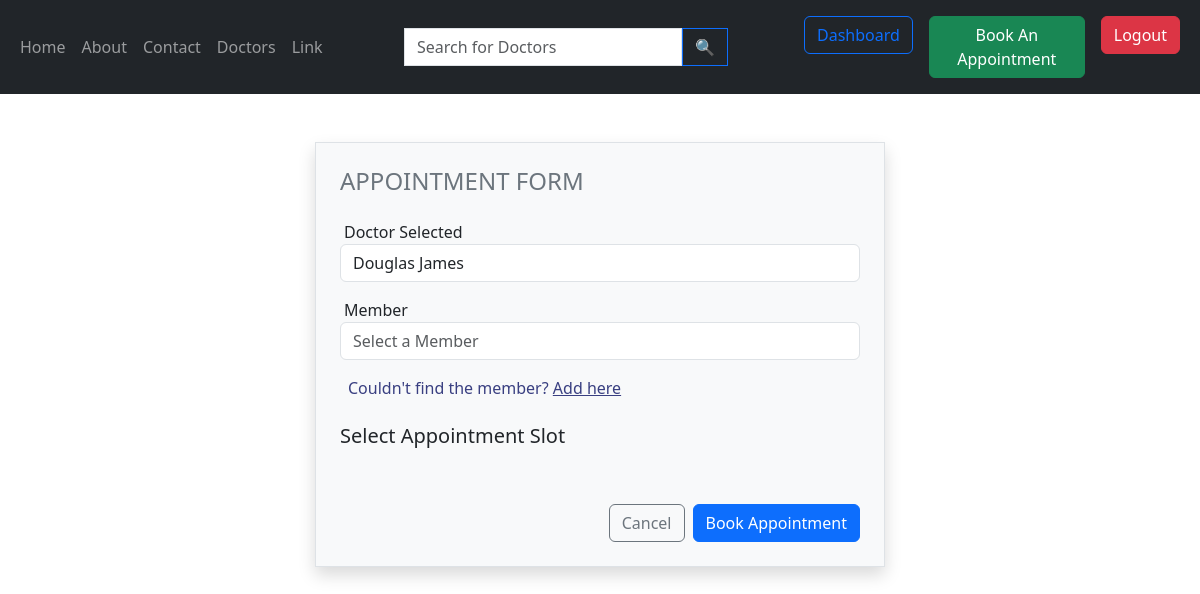
Before: /book/1/ (signed in) with the older database file.
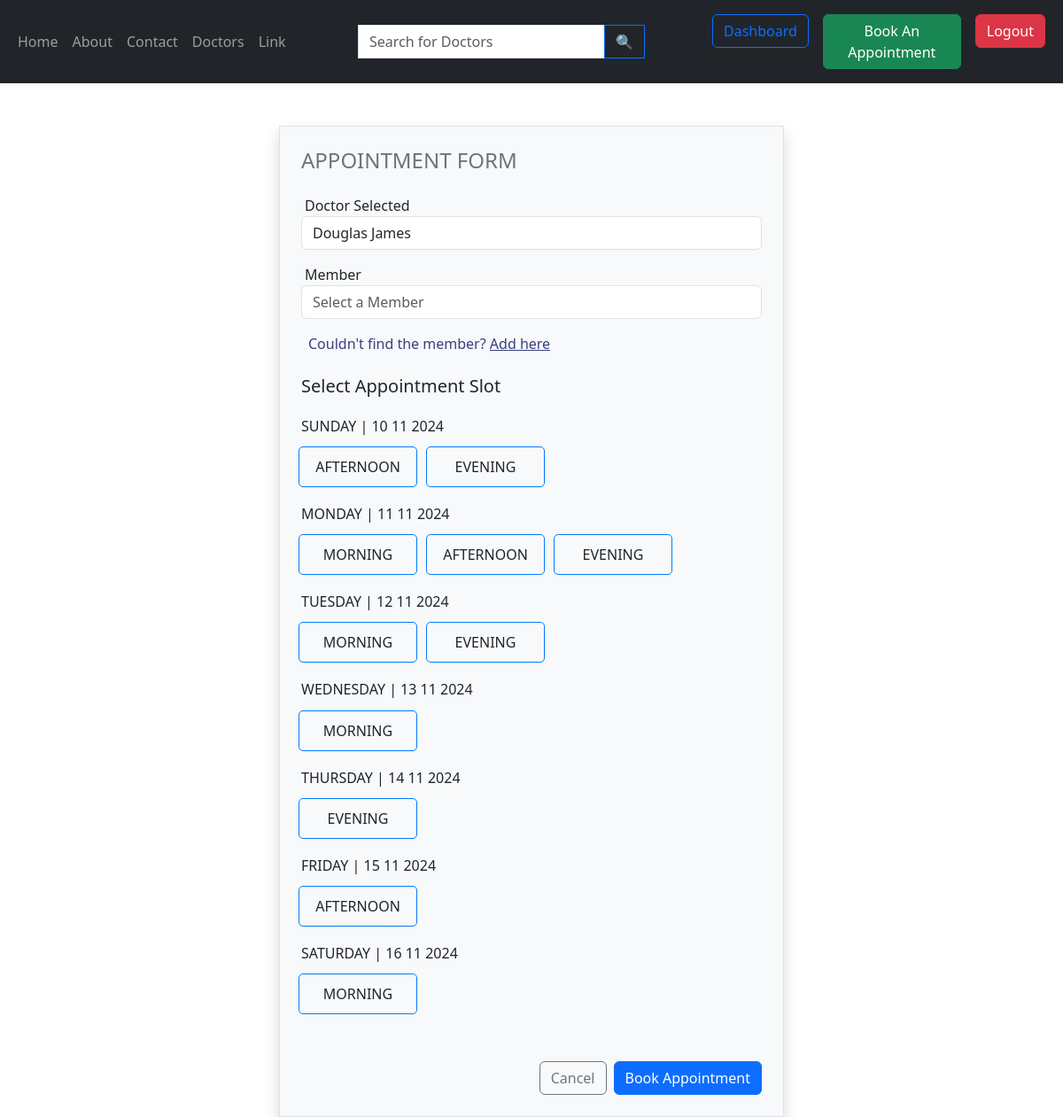
After: the same page with the newer database file.
### doctor/models.py (models this page shows, shortened)
class AppointmentSlot(models.Model):
    doctor = models.ForeignKey(Doctor, on_delete=models.CASCADE)
    day_of_week = models.CharField(
        max_length=10,
        choices=[
            ('MONDAY', 'Monday'), ('TUESDAY', 'Tuesday'), ('WEDNESDAY', 'Wednesday'),
            ('THURSDAY', 'Thursday'), ('FRIDAY', 'Friday'), ('SATURDAY', 'Saturday'), ('SUNDAY', 'Sunday')
        ]
    )
    session = models.CharField(
        max_length=10,
        choices=[
            ('MORNING', 'Morning'), ('AFTERNOON', 'Afternoon'), ('EVENING', 'Evening')
        ]
    )
    max_bookings = models.PositiveIntegerField(default=10)
    class Meta:
        unique_together = ('doctor', 'day_of_week', 'session')
        ordering = ['doctor', 'day_of_week', 'session']

### appointment/views.py (the view, shortened to what this page needs)
# urls.py: path('book/<int:doctor_id>/', book_appointment, name='book_appointment'),
def book_appointment(request, doctor_id):
    doctor= Doctor.objects.filter(id= doctor_id).first()
    availability= AppointmentSlot.objects.filter(doctor= doctor).values_list('day_of_week','session','id')
    doctor= doctor.user
    doctor= doctor.first_name+' '+doctor.last_name
    members= Patient.objects.filter(user=request.user)
    slots_assigned=tuple_formatting(availability)
    slots_assigned= order_availability(slots_assigned)
    context = {'doctor': doctor,
               'members': members,
               'doctor_id': doctor_id,
               'sorted_data': slots_assigned
              }
    return render(request, 'book_appointment.html', context)

### appointment/views.py (called while the page is built)
def order_availability(data):
    today = datetime.now().strftime('%A').upper()
    weekdays = ['MONDAY', 'TUESDAY', 'WEDNESDAY', 'THURSDAY', 'FRIDAY', 'SATURDAY', 'SUNDAY']
    tomorrow_index = (weekdays.index(today) + 1) % 7
    ordered_weekdays = weekdays[tomorrow_index:] + weekdays[:tomorrow_index]
    time_order = ['MORNING', 'AFTERNOON', 'EVENING']
    today_date= date.today()
    sorted_data = OrderedDict()
    for count, day in enumerate(ordered_weekdays):
        if day in data:
            sorted_inner = OrderedDict(sorted(data[day].items(), key=lambda x: time_order.index(x[0])))
            key= day+" | "+((today_date+timedelta(days=count+1)).strftime('%d %m %Y'))
            sorted_data[key] = sorted_inner
    return sorted_data

def tuple_formatting(list_tuple):
    result = {}
    today= date.today()
    for key, value, id in list_tuple:
        if key not in result:
            result[key] = {}
        current=Appointment.objects.filter(slot__id=id,date__gt=today).count()
        maxim=AppointmentSlot.objects.filter(id=id).first().max_bookings
        avail= current<maxim
        result[key][value]={'id':id,'available':avail}
    return result

### appointment/templates/book_appointment.html (shortened to what this page needs)
{% extends "base.html" %}
{% block start%}
<div class="container mt-5">
    <div class="row">
        <div class="col-md-6 offset-md-3 border p-4 shadow bg-light">
            <div class="col-12">
                <h3 class="fw-normal text-secondary fs-4 text-uppercase mb-4">Appointment form</h3>
            </div>
            <form method="post" action="{% url 'book_appointment' doctor_id=doctor_id %}">
                <div class="row g-3">
                    <div class="col-12">
                         <label for="selectDropdown-doctor" class="mx-1">Doctor Selected</label>
                        <input type="text" class="form-control dropdown-toggle" id="selectDropdown-doctor" name="doctor" value="{{doctor}}" aria-expanded="false" readonly></input>
                    </div>
                    <div class="col-12">
                      <label for="selectDropdown-member" class="mx-1">Member</label>
                      <input type="text" class="form-control dropdown-toggle" id="selectDropdown-member" name="member" placeholder="Select a Member" data-bs-toggle="dropdown" aria-expanded="false" readonly>
                    </div>
                    <div class="col-12">
                      <p class="ms-2 my-0" style="color: #393f81;">Couldn't find the member? <a href="{% url 'addapatient' %}?next={% url 'book_appointment' doctor_id %}"
                        style="color: #393f81;">Add here</a></p>
                    </div>
                    <div class="col-md-12">
                        <h5 class="my-2">Select Appointment Slot</h5>
                    </div>
                            {% for day, slots in sorted_data.items %}
                                <div class="col-md-12">
                                    <h6>{{ day }}</h6>
                                </div>
                                        {% for slot, details in slots.items %}
                                            <div class="time-slot col-md-3 {% if not details.available %}disabled{% endif %}"
                                            onclick="selectSlot(this, '{{ day }}', '{{ slot }}',  '{{ details.id }}', '{{ details.available }}')">
                                                {{ slot }}
                                            </div>
                                        {% endfor %}
                            {% endfor %}
                    <div class="col-12 mt-5">
                      <button type="submit" class="btn btn-primary float-end">Book Appointment</button>
                      <a class="btn btn-outline-secondary float-end me-2" href="{% url 'home' %}">Cancel</a>
                    </div>
                </div>
            </form>
        </div>
    </div>
  </div>
  {% endblock %}

Changed rows visible on the page:
added AppointmentSlot: slots "AFTERNOON"
added AppointmentSlot: slots "EVENING"
added AppointmentSlot: slots "MORNING"
added AppointmentSlot: slots "AFTERNOON"
added AppointmentSlot: slots "EVENING"
added AppointmentSlot: slots "MORNING"
added AppointmentSlot: slots "EVENING"
added AppointmentSlot: slots "MORNING"
added AppointmentSlot: slots "EVENING"
added AppointmentSlot: slots "AFTERNOON"
added AppointmentSlot: slots "MORNING"
Other visible differences:
new list line: "SUNDAY | 10 11 2024"
new list line: "MONDAY | 11 11 2024"
new list line: "TUESDAY | 12 11 2024"
new list line: "WEDNESDAY | 13 11 2024"
new list line: "THURSDAY | 14 11 2024"
new list line: "FRIDAY | 15 11 2024"
new list line: "SATURDAY | 16 11 2024"
